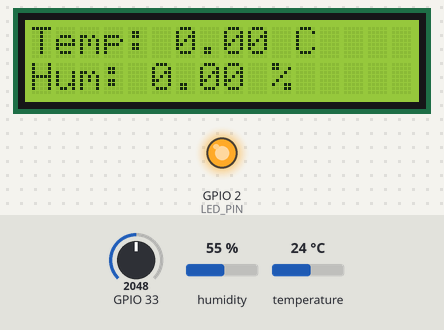
Bench run of a sketch on a simulated ESP32. Shown: 16×2 character LCD, output pins drawn as LEDs (lit = HIGH). The inputs (shaded band) are chosen by the test bench; at power-on: GPIO 33 = 2048, humidity 55 %, temperature 24 °C. WiFi joins after 1.5 s; servers stay silent unless stated; uploads are accepted with an empty reply; what the sketch prints to the serial monitor is not drawn.

Above: at 1.9 s.
At 22.2 s:
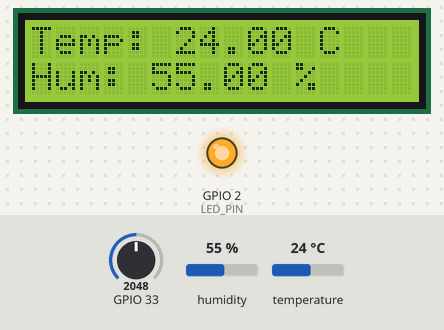
Timing chart, 0 to 23.7 s (numbered marks = the images above):
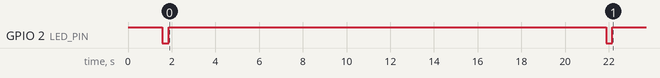

Measured:
- by itself, GPIO 2 (LED_PIN): alternates HIGH for 20.0 s and LOW for 0.29 s
- what the display in image 0 shows lasts 5.0 s, from 1.7 s to 6.7 s

The sketch:

ESP_Chart_Web_Server.ino
```cpp
#include <Wire.h>
#include <Adafruit_AHT10.h>
#include <WiFi.h>
#include <WiFiClientSecure.h>
#include <HTTPClient.h>
#include <freertos/FreeRTOS.h>
#include <freertos/task.h>
#include <LiquidCrystal_I2C.h>

Adafruit_AHT10 aht;

// Credenciais da minha rede criada pelo ESP
const char* ssid = "name";
const char* password = "password";

// Configurações para enviar dados para o Supabase via nuvem
String API_URL = "https://puhilvgiiyeqyorktlpx.supabase.co"; // URL da API do Supabase para acesso ao banco de dados
String API_KEY = "eyJhbGciOiJIUzI1NiIsInR5cCI6IkpXVCJ9.eyJpc3MiOiJzdXBhYmFzZSIsInJlZiI6InB1aGlsdmdpaXllcXlvcmt0bHB4Iiwicm9sZSI6ImFub24iLCJpYXQiOjE3MTgzMjg1NDMsImV4cCI6MjAzMzkwNDU0M30.ITl1Xzykgy7_Um-2BPYUCn3GcpmjqQIbK6u2qpGHMso";
// Chave de API para autenticação no Supabase
String TableName = "maintable"; // Nome da tabela principal onde os dados serão armazenados
const int httpsPort = 443; // Porta padrão para conexões HTTPS

// Intervalo de envio dos pacotes em segundos
int sendinginterval = 20;

HTTPClient https; // Objeto para realizar requisições HTTP para enviar dados ao Supabase
WiFiClientSecure client; // Cliente WiFi seguro para conexão HTTPS com o Supabase

float h; // Variável para armazenar a leitura da umidade relativa
float t; // Variável para armazenar a leitura da temperatura
int m;   // Variável para armazenar a leitura da umidade do solo (ADC)

// Configurações do LCD
#define I2C_ADDR 0x27   // Endereço I2C do display LCD (ajustar conforme necessário)
#define LCD_COLS 16     // Número de colunas do display LCD
#define LCD_ROWS 2      // Número de linhas do display LCD

LiquidCrystal_I2C lcd(I2C_ADDR, LCD_COLS, LCD_ROWS);

// pino do LED embutido manualmente
const int LED_PIN = 2;

/*
   Este programa utiliza RTOS (Real-Time Operating System) no ESP32 para organizar as tarefas em unidades independentes.
   A tarefa sendSensorDataTask é criada como uma tarefa RTOS para enviar dados do sensor para um servidor via HTTPS.
   Isso permite que ela execute de forma concorrente com outras tarefas, como a gestão da conexão WiFi e outras operações do sistema.
   A utilização de tarefas separadas melhora a eficiência e responsividade do sistema, permitindo operações simultâneas e independentes.

   Este código é configurado para funcionar com o sensor AHT10, enviando leituras de temperatura, umidade e umidade do solo (ADC) para um servidor.
   Certifique-se de ajustar as credenciais de rede WiFi e API de acordo com suas configurações.
*/

void sendSensorData(void * parameter) {
  for (;;) {
    // Se conectado à internet, liga o LED embutido e tenta enviar uma mensagem para o banco de dados
    if (WiFi.status() == WL_CONNECTED) {
      digitalWrite(LED_PIN, LOW); // LOW acende o LED

      // Ler todos os sensores
      sensors_event_t humidity, temp;
      aht.getEvent(&humidity, &temp); // Atualiza e obtém leituras

      h = humidity.relative_humidity; //variavel do valor do sensor humidade
      t = temp.temperature; //variavel do  sensor de temperatura
      m = analogRead(33); // Pino ADC do ESP32

      // Imprimir a leitura bruta do sensor de umidade do solo
      Serial.print("Leitura bruta da umidade do solo: ");
      Serial.println(m); //valor moisture bruto

      // Subtração de 4095 para inverter o valor e converter em porcentagem
      int moisture = 4095 - m;
      float moisturePercentage = 100.0 - ((moisture / 4095.0) * 100.0);

      // Imprimir o valor invertido do sensor de umidade do solo em porcentagem
      Serial.print("Umidade do solo: ");
      Serial.print(moisturePercentage);
      Serial.println(" %");

      // Enviar uma requisição POST com dados dos sensores para o servidor Supabase
      https.begin(client, API_URL + "/rest/v1/" + TableName); // Inicia a conexão HTTPS com a URL do Supabase e a tabela específica
      https.addHeader("Content-Type", "application/json"); // Define o tipo de conteúdo da requisição como JSON
      https.addHeader("Prefer", "return=representation"); // Preferência para retorno da representação após a requisição
      https.addHeader("apikey", API_KEY); // Chave de API para autenticação no Supabase
      https.addHeader("Authorization", "Bearer " + API_KEY); // Autorização usando a chave de API
      int httpCode = https.POST("{\"temperature\":" + String(t) + ",\"humidity\":" + String(h) + ",\"moisture\":" + String(moisturePercentage) + "}");
      // Envia os dados de temperatura, umidade e umidade do solo em formato JSON
      String payload = https.getString(); // Obtém a resposta da requisição do servidor
      Serial.print("Código HTTP: ");
      Serial.println(httpCode); // Imprime o código de retorno HTTP da requisição
      Serial.print("Resposta do servidor: ");
      Serial.println(payload); // Imprime a resposta recebida do servidor
      https.end(); // Finaliza a conexão HTTPS

      digitalWrite(LED_PIN, HIGH); // HIGH apaga o LED
    } else {
      Serial.println("Erro na conexão WiFi");
    }
    vTaskDelay(pdMS_TO_TICKS(1000 * sendinginterval));  // Aguarda para enviar a próxima requisição
  }
}

void updateLCD(void * parameter) {
  for (;;) {
    // Atualizar o display LCD com os valores lidos
    lcd.clear(); //limpa lcd
    lcd.setCursor(0, 0);
    lcd.print("Temp: " + String(t) + " C");
    lcd.setCursor(0, 1);
    lcd.print("Hum: " + String(h) + " %");
    vTaskDelay(pdMS_TO_TICKS(5000));  // Atualiza a cada 5 segundos
  }
}

void setup() {
  // O LED embutido é usado para indicar quando uma mensagem está sendo enviada
  pinMode(LED_PIN, OUTPUT);
  digitalWrite(LED_PIN, HIGH); // O LED embutido é invertido, HIGH o desliga

  // HTTPS é usado sem verificação de credenciais
  client.setInsecure();

  // Inicializar o display LCD
  lcd.init();           // Inicializa o display LCD
  lcd.backlight();      // Liga a luz de fundo do LCD
  lcd.setContrast(100); // Define o contraste do display LCD (se suportado pelo modelo, caso contrário pode causar caracteres indevidos)


  // Conectar ao Wi-Fi
  Serial.begin(115200);
  if (!aht.begin()) {
    Serial.println("Não foi possível encontrar o AHT10! Verifique a conexão.");
    while (1) delay(10);
  }

  // Inicia a conexão WiFi com as credenciais fornecidas
  Serial.print("Conectando a ");
  Serial.println(ssid); // Imprime o nome da rede WiFi sendo conectada
  WiFi.begin(ssid, password); // Inicia o processo de conexão WiFi com o SSID e a senha fornecidos

  // Aguarda até que o dispositivo esteja conectado à rede WiFi
  while (WiFi.status() != WL_CONNECTED) {
    delay(500); // Aguarda meio segundo
    Serial.print("."); // Exibe um ponto para indicar o processo de conexão em andamento
  }

  // Imprimir endereço IP local
  Serial.println("");
  Serial.println("WiFi conectado.");
  Serial.println("Endereço IP: ");
  Serial.println(WiFi.localIP());

  // Inicia a tarefa para enviar dados do sensor
  // RTOS
  xTaskCreatePinnedToCore(
    sendSensorData,     // Função que implementa a tarefa
    "sendSensorData",   // Nome da tarefa
    10000,              // Tamanho da pilha da tarefa
    NULL,               // Parâmetro passado para a tarefa
    1,                  // Prioridade da tarefa
    NULL,               // Identificador da tarefa, opcional
    0);                 // Núcleo onde a tarefa deve ser executada (0 ou 1)

  // Inicia a tarefa para atualizar o LCD
  xTaskCreatePinnedToCore(
    updateLCD,          // Função que implementa a tarefa
    "updateLCD",        // Nome da tarefa
    10000,              // Tamanho da pilha da tarefa
    NULL,               // Parâmetro passado para a tarefa
    1,                  // Prioridade da tarefa
    NULL,               // Identificador da tarefa, opcional
    1);                 // Núcleo onde a tarefa deve ser executada (0 ou 1)
}

void loop() {
  // Não precisa de código aqui porque as tarefas estão rodando no RTOS
  vTaskDelete(NULL); // Deleta a tarefa atual, já que todas as operações estão rodando em tarefas RTOS

}
```
